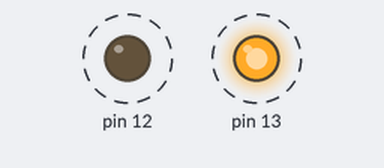
Recording of a sketch running on a simulated Arduino Uno, built with avr-gcc and run on an emulated ATmega328P. On the bench: output pins drawn as LEDs (lit = HIGH). Dashed ring = blinking.

Above: at 0.6 s.
Timing chart, 0 to 3.0 s (numbered marks = the images above):
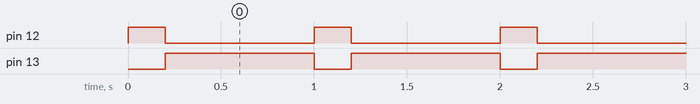

Measured:
- by itself, pin 12: alternates HIGH for 0.20 s and LOW for 0.80 s
- by itself, pin 13: alternates HIGH for 0.80 s and LOW for 0.20 s

The sketch:

Exercise_2.ino
```cpp
void setup() {
  //Setup pins
  pinMode(12, OUTPUT);
  pinMode(13, OUTPUT);
}

void loop() {
  //LED 12 on, LED 13 off for .2 seconds
  digitalWrite(12, HIGH);
  digitalWrite(13, LOW);
  delay(200);
  //LED 12 off, LED 13 on for .8 seconds
  digitalWrite(12, LOW);
  digitalWrite(13, HIGH);
  delay(800);
}
```
